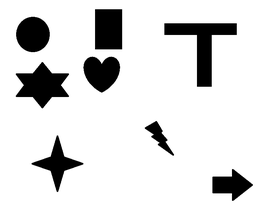
#> input picture Fisrt Principles of Computer Vision/Camera and Imaging/SegmentingBinaryImages/img4.png, 256 x 204 px, shrunk from 746 x 595 before the run, found by its file name
$ jupyter execute 'Segmenting Binary Images.ipynb'
#> lines starting #> are read from the running program, lines starting #| are printed output that depends on the picture; after the words box and inside, x2 and y2 are one past the last pixel; in counts of white or black regions, pixels touching at a corner belong together
# Binary Image Segmentation

[cell 1]
import cv2
from IPython.display import Image
import numpy as np
from math import sqrt, atan2, sin, cos
from time import sleep

from matplotlib import pyplot as plt

[cell 2]
file = 'C:/Users/gerag/Desktop/Coursera/Fisrt Principles of Computer Vision/Camera and Imaging/SegmentingBinaryImages/img4.png'
img = cv2.cvtColor(cv2.imread(file),cv2.COLOR_BGR2RGB)
#> img is the input picture: shape (204, 256, 3); min 0, max 255, mean 217.3
img_gray = cv2.cvtColor(img, cv2.COLOR_RGB2GRAY)

img_blackandwhite = cv2.bitwise_not(cv2.threshold(img_gray, 235, 255, cv2.THRESH_BINARY)[1]) #Invert color
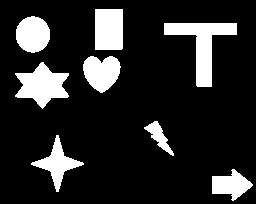
#> img_blackandwhite: shape (204, 256); 15.8% white; 8 white regions, largest, box (x1, y1, x2, y2) and area: (164, 23, 237, 87) 1706, (15, 62, 69, 109) 1409, (95, 9, 123, 50) 1147
img_bw = img_blackandwhite/255

concat = np.concatenate((img, cv2.cvtColor(img_gray,cv2.COLOR_GRAY2BGR),
                         cv2.cvtColor(img_blackandwhite,cv2.COLOR_GRAY2BGR)), axis=1)
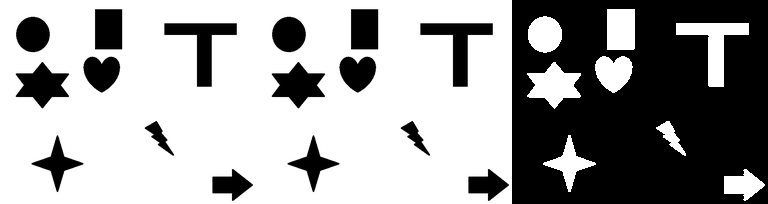
#> concat: shape (204, 768, 3); min 0, max 255, mean 158.4

plt.imshow(concat)
#> (this line was passed over: IPython is not available in this run)
plt.grid(False)
#> (this line was passed over: IPython is not available in this run)
plt.axis('off')
#> (this line was passed over: IPython is not available in this run)
plt.rcParams["figure.autolayout"] = True
plt.show()

## Region Growing Algorithm

[cell 3]
moves = [[1,0],
         [0,1],
         [0,-1],
         [-1,0]]

n , m = img_bw.shape
#> n = 204; m = 256

[cell 4]
labels = 1

visited_pixel = []
neighbour_pixels = []

groups = []

last_len = 1
new_len = 0

new_img2 = np.zeros((n,m))

for i in range(n):
    for j in range(m):

        if(img_bw[i,j] == 1 and (i,j) not in visited_pixel and new_img2[i,j] == 0):
            visited_pixel.append((i,j))
            new_img2[i,j] = labels

            print(i,j, img_bw[i,j])
            while True:
                last = visited_pixel[-1]

                #print("Points: {}, length: {} , last_length: {}".format(visited_pixel, len(visited_pixel),last_len))

                for pixel in visited_pixel[len(visited_pixel)-last_len:]:
                    #print(pixel)
                    for nei in moves:
                        if (img_bw[pixel[0]+nei[0] , pixel[1] +nei[1]] == 1):
                            neighbour_pixels.append((pixel[0]+nei[0],pixel[1]+nei[1]))

                    for neighbour in neighbour_pixels:
                        if neighbour not in visited_pixel:
                            visited_pixel.append((neighbour[0],neighbour[1]))
                            new_img2[neighbour[0],neighbour[1]] = labels
                            new_len += 1
                    last_len = new_len


                    #print("Neigh: {}".format(neighbour_pixels))
                    neighbour_pixels = []

                new_len = 0

                if visited_pixel[-1] ==  last:
                    print("OUT.... Len: {}, label : {}".format(len(visited_pixel),labels))
                    visited_pixel = []
                    last_len = 1
                    labels += 1
                    break
#> this loop made 204 passes
#| 9 95 1.0
#| 16 31 1.0
#| 23 164 1.0
#| 56 90 1.0
#| 62 41 1.0
#| 121 154 1.0
#| 135 56 1.0
#| 169 232 1.0
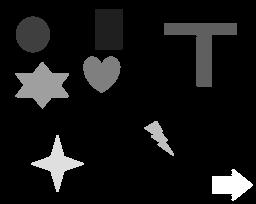
#> new_img2: shape (204, 256) float64; min 0, max 8, mean 0.647; drawn with min black and max white
#> after the loop, labels = 9; last = (193, 212); last_len = 1; neighbour_pixels = []; new_len = 0; visited_pixel = []

[cell 5]
colors = np.random.random((labels,3))*255
#> colors = [[139.9, 182.4, 153.7], [138.9, 108, 164.7], [111.6, 227.4, 245.7], [97.78, 201.9, 134.9], [144.9, 236, 18.11], [22.22, 5.16, 212.3], [198.4, 221.9, 249.5], [203.8, 117.7, 199], [30.16, 163.2, 36.56]]

segmented_img = np.zeros_like(img)

for i in range(n):
    for j in range(m):
        if new_img2[i,j] != 0:
            segmented_img[i,j] = colors[int(new_img2[i,j])-1]
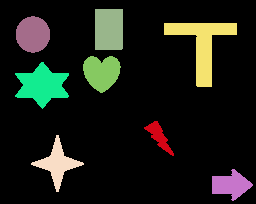
#> segmented_img: shape (204, 256, 3); mean of channels 0, 1, 2 21.5, 29.2, 26.1; drawn as B, G, R


plt.imshow(segmented_img)
#> (this line was passed over: IPython is not available in this run)
plt.grid(False)
#> (this line was passed over: IPython is not available in this run)
plt.axis('off')
#> (this line was passed over: IPython is not available in this run)
plt.rcParams["figure.autolayout"] = True
plt.show()

$ run again, with Fisrt Principles of Computer Vision/Camera and Imaging/SegmentingBinaryImages/balls.png copied over Fisrt Principles of Computer Vision/Camera and Imaging/SegmentingBinaryImages/img4.png
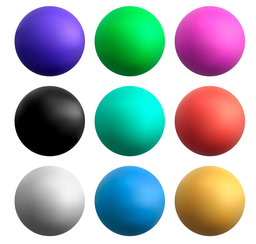
#> input picture Fisrt Principles of Computer Vision/Camera and Imaging/SegmentingBinaryImages/balls.png, 256 x 244 px, shrunk from 1000 x 955 before the run, found by its file name
#> img_blackandwhite: shape (244, 256); 56.4% white; 1 black region, box (x1, y1, x2, y2) and area: (0, 0, 256, 244) 27240
#> the loop `for i in range(n):` made 244 passes
#| 6 42 1.0
#| 6 122 1.0
#| 6 203 1.0
#| 86 41 1.0
#| 86 122 1.0
#| 86 202 1.0
#> (further printed lines are left out)
#> after the loop `for i in range(n):`:
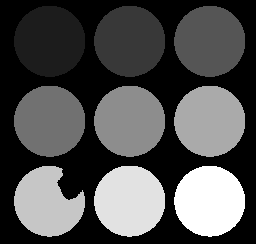
#> new_img2: shape (244, 256) float64; min 0, max 9, mean 2.8; drawn with min black and max white
#> after the loop `for i in range(n):`: labels = 10; last = (225, 235); last_len = 1; neighbour_pixels = []; new_len = 0; visited_pixel = []
#> colors = [[139.9, 182.4, 153.7], [138.9, 108, 164.7], [111.6, 227.4, 245.7], [97.78, 201.9, 134.9], [144.9, 236, 18.11], [22.22, 5.16, 212.3], [198.4, 221.9, 249.5], [203.8, 117.7, 199], [30.16, 163.2, 36.56], [240.9, 133.1, 105.7]]
#> after the loop `for i in range(n):`:
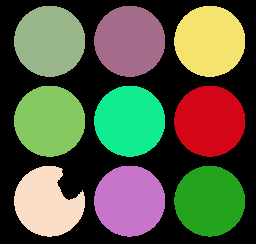
#> segmented_img: shape (244, 256, 3); mean of channels 0, 1, 2 67.2, 91, 87.6; drawn as B, G, R

$ run again, with Fisrt Principles of Computer Vision/Camera and Imaging/SegmentingBinaryImages/img.png copied over Fisrt Principles of Computer Vision/Camera and Imaging/SegmentingBinaryImages/img4.png
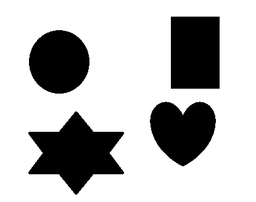
#> input picture Fisrt Principles of Computer Vision/Camera and Imaging/SegmentingBinaryImages/img.png, 256 x 202 px, shrunk from 415 x 328 before the run, found by its file name
#> img is the input picture: shape (202, 256, 3); min 0, max 255, mean 186.8
#> img_blackandwhite: shape (202, 256); 27.7% white; 4 white regions, box (x1, y1, x2, y2) and area: (28, 111, 124, 195) 4418, (170, 16, 220, 89) 3649, (149, 101, 216, 167) 3159, (29, 30, 90, 94) 3092
#> the loop `for i in range(n):` made 202 passes
#| 16 171 1.0
#| 30 52 1.0
#| 101 165 1.0
#| 111 75 1.0
#> after the loop `for i in range(n):`:
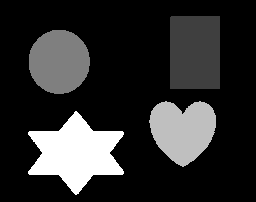
#> new_img2: shape (202, 256) float64; min 0, max 4, mean 0.715; drawn with min black and max white
#> after the loop `for i in range(n):`: labels = 5; last = (173, 123); last_len = 1; neighbour_pixels = []; new_len = 0; visited_pixel = []
#> colors = [[139.9, 182.4, 153.7], [138.9, 108, 164.7], [111.6, 227.4, 245.7], [97.78, 201.9, 134.9], [144.9, 236, 18.11]]
#> after the loop `for i in range(n):`:
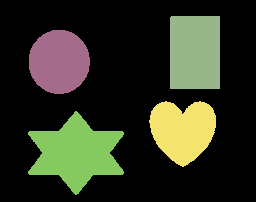
#> segmented_img: shape (202, 256, 3); mean of channels 0, 1, 2 33.1, 50.3, 47; drawn as B, G, R
